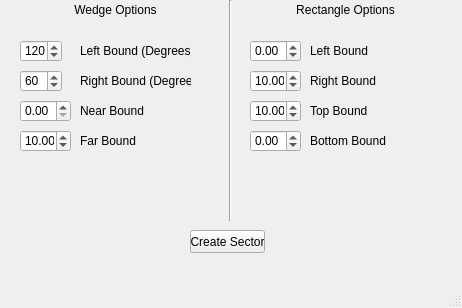
<?xml version="1.0" encoding="UTF-8"?>
<ui version="4.0">
 <class>CreateSectorWindow</class>
 <widget class="QMainWindow" name="CreateSectorWindow">
  <property name="geometry">
   <rect>
    <x>0</x>
    <y>0</y>
    <width>462</width>
    <height>308</height>
   </rect>
  </property>
  <property name="windowTitle">
   <string>CreateSectorWindow</string>
  </property>
  <widget class="QWidget" name="centralwidget">
   <widget class="QLabel" name="label">
    <property name="geometry">
     <rect>
      <x>0</x>
      <y>0</y>
      <width>231</width>
      <height>20</height>
     </rect>
    </property>
    <property name="text">
     <string>Wedge Options</string>
    </property>
    <property name="alignment">
     <set>Qt::AlignCenter</set>
    </property>
   </widget>
   <widget class="Line" name="line">
    <property name="geometry">
     <rect>
      <x>220</x>
      <y>0</y>
      <width>20</width>
      <height>221</height>
     </rect>
    </property>
    <property name="orientation">
     <enum>Qt::Vertical</enum>
    </property>
   </widget>
   <widget class="QSpinBox" name="spinBox_2">
    <property name="geometry">
     <rect>
      <x>20</x>
      <y>70</y>
      <width>42</width>
      <height>22</height>
     </rect>
    </property>
    <property name="maximum">
     <number>10000</number>
    </property>
    <property name="value">
     <number>60</number>
    </property>
   </widget>
   <widget class="QLabel" name="label_3">
    <property name="geometry">
     <rect>
      <x>80</x>
      <y>40</y>
      <width>111</width>
      <height>21</height>
     </rect>
    </property>
    <property name="text">
     <string>Left Bound (Degrees)</string>
    </property>
   </widget>
   <widget class="QLabel" name="label_4">
    <property name="geometry">
     <rect>
      <x>80</x>
      <y>70</y>
      <width>111</width>
      <height>21</height>
     </rect>
    </property>
    <property name="text">
     <string>Right Bound (Degrees)</string>
    </property>
   </widget>
   <widget class="QLabel" name="label_5">
    <property name="geometry">
     <rect>
      <x>80</x>
      <y>100</y>
      <width>111</width>
      <height>21</height>
     </rect>
    </property>
    <property name="text">
     <string>Near Bound</string>
    </property>
   </widget>
   <widget class="QDoubleSpinBox" name="doubleSpinBox_3">
    <property name="geometry">
     <rect>
      <x>20</x>
      <y>100</y>
      <width>51</width>
      <height>22</height>
     </rect>
    </property>
    <property name="maximum">
     <double>100.000000000000000</double>
    </property>
   </widget>
   <widget class="QLabel" name="label_6">
    <property name="geometry">
     <rect>
      <x>80</x>
      <y>130</y>
      <width>111</width>
      <height>21</height>
     </rect>
    </property>
    <property name="text">
     <string>Far Bound</string>
    </property>
   </widget>
   <widget class="QDoubleSpinBox" name="doubleSpinBox_4">
    <property name="geometry">
     <rect>
      <x>20</x>
      <y>130</y>
      <width>51</width>
      <height>22</height>
     </rect>
    </property>
    <property name="maximum">
     <double>100.000000000000000</double>
    </property>
    <property name="value">
     <double>10.000000000000000</double>
    </property>
   </widget>
   <widget class="QSpinBox" name="spinBox_3">
    <property name="geometry">
     <rect>
      <x>20</x>
      <y>40</y>
      <width>42</width>
      <height>22</height>
     </rect>
    </property>
    <property name="maximum">
     <number>10000</number>
    </property>
    <property name="value">
     <number>120</number>
    </property>
   </widget>
   <widget class="QLabel" name="label_2">
    <property name="geometry">
     <rect>
      <x>230</x>
      <y>0</y>
      <width>231</width>
      <height>20</height>
     </rect>
    </property>
    <property name="text">
     <string>Rectangle Options</string>
    </property>
    <property name="alignment">
     <set>Qt::AlignCenter</set>
    </property>
   </widget>
   <widget class="QDoubleSpinBox" name="doubleSpinBox_7">
    <property name="geometry">
     <rect>
      <x>250</x>
      <y>100</y>
      <width>51</width>
      <height>22</height>
     </rect>
    </property>
    <property name="minimum">
     <double>-100.000000000000000</double>
    </property>
    <property name="maximum">
     <double>100.000000000000000</double>
    </property>
    <property name="value">
     <double>10.000000000000000</double>
    </property>
   </widget>
   <widget class="QDoubleSpinBox" name="derp">
    <property name="geometry">
     <rect>
      <x>250</x>
      <y>40</y>
      <width>51</width>
      <height>22</height>
     </rect>
    </property>
    <property name="minimum">
     <double>-100.000000000000000</double>
    </property>
    <property name="maximum">
     <double>100.000000000000000</double>
    </property>
   </widget>
   <widget class="QDoubleSpinBox" name="doubleSpinBox_5">
    <property name="geometry">
     <rect>
      <x>250</x>
      <y>70</y>
      <width>51</width>
      <height>22</height>
     </rect>
    </property>
    <property name="minimum">
     <double>-100.000000000000000</double>
    </property>
    <property name="maximum">
     <double>100.000000000000000</double>
    </property>
    <property name="value">
     <double>10.000000000000000</double>
    </property>
   </widget>
   <widget class="QLabel" name="label_7">
    <property name="geometry">
     <rect>
      <x>310</x>
      <y>100</y>
      <width>111</width>
      <height>21</height>
     </rect>
    </property>
    <property name="text">
     <string>Top Bound</string>
    </property>
   </widget>
   <widget class="QLabel" name="label_8">
    <property name="geometry">
     <rect>
      <x>310</x>
      <y>130</y>
      <width>111</width>
      <height>21</height>
     </rect>
    </property>
    <property name="text">
     <string>Bottom Bound</string>
    </property>
   </widget>
   <widget class="QDoubleSpinBox" name="doubleSpinBox_6">
    <property name="geometry">
     <rect>
      <x>250</x>
      <y>130</y>
      <width>51</width>
      <height>22</height>
     </rect>
    </property>
    <property name="minimum">
     <double>-100.000000000000000</double>
    </property>
    <property name="maximum">
     <double>100.000000000000000</double>
    </property>
    <property name="value">
     <double>0.000000000000000</double>
    </property>
   </widget>
   <widget class="QLabel" name="label_9">
    <property name="geometry">
     <rect>
      <x>310</x>
      <y>40</y>
      <width>111</width>
      <height>21</height>
     </rect>
    </property>
    <property name="text">
     <string>Left Bound</string>
    </property>
   </widget>
   <widget class="QLabel" name="label_10">
    <property name="geometry">
     <rect>
      <x>310</x>
      <y>70</y>
      <width>111</width>
      <height>21</height>
     </rect>
    </property>
    <property name="text">
     <string>Right Bound</string>
    </property>
   </widget>
   <widget class="QPushButton" name="pushButton">
    <property name="geometry">
     <rect>
      <x>190</x>
      <y>230</y>
      <width>75</width>
      <height>23</height>
     </rect>
    </property>
    <property name="text">
     <string>Create Sector</string>
    </property>
   </widget>
  </widget>
  <widget class="QMenuBar" name="menubar">
   <property name="geometry">
    <rect>
     <x>0</x>
     <y>0</y>
     <width>462</width>
     <height>21</height>
    </rect>
   </property>
  </widget>
  <widget class="QStatusBar" name="statusbar"/>
 </widget>
 <tabstops>
  <tabstop>spinBox_3</tabstop>
  <tabstop>spinBox_2</tabstop>
  <tabstop>doubleSpinBox_3</tabstop>
  <tabstop>doubleSpinBox_4</tabstop>
  <tabstop>derp</tabstop>
  <tabstop>doubleSpinBox_5</tabstop>
  <tabstop>doubleSpinBox_7</tabstop>
  <tabstop>doubleSpinBox_6</tabstop>
  <tabstop>pushButton</tabstop>
 </tabstops>
 <resources/>
 <connections>
  <connection>
   <sender>CreateSectorWindow</sender>
   <signal>SetWedgeWidgets(bool)</signal>
   <receiver>spinBox_3</receiver>
   <slot>setEnabled(bool)</slot>
   <hints>
    <hint type="sourcelabel">
     <x>45</x>
     <y>208</y>
    </hint>
    <hint type="destinationlabel">
     <x>37</x>
     <y>72</y>
    </hint>
   </hints>
  </connection>
  <connection>
   <sender>CreateSectorWindow</sender>
   <signal>SetWedgeWidgets(bool)</signal>
   <receiver>spinBox_2</receiver>
   <slot>setEnabled(bool)</slot>
   <hints>
    <hint type="sourcelabel">
     <x>71</x>
     <y>205</y>
    </hint>
    <hint type="destinationlabel">
     <x>54</x>
     <y>111</y>
    </hint>
   </hints>
  </connection>
  <connection>
   <sender>CreateSectorWindow</sender>
   <signal>SetWedgeWidgets(bool)</signal>
   <receiver>doubleSpinBox_3</receiver>
   <slot>setEnabled(bool)</slot>
   <hints>
    <hint type="sourcelabel">
     <x>116</x>
     <y>211</y>
    </hint>
    <hint type="destinationlabel">
     <x>44</x>
     <y>136</y>
    </hint>
   </hints>
  </connection>
  <connection>
   <sender>CreateSectorWindow</sender>
   <signal>SetWedgeWidgets(bool)</signal>
   <receiver>doubleSpinBox_4</receiver>
   <slot>setEnabled(bool)</slot>
   <hints>
    <hint type="sourcelabel">
     <x>87</x>
     <y>207</y>
    </hint>
    <hint type="destinationlabel">
     <x>60</x>
     <y>166</y>
    </hint>
   </hints>
  </connection>
  <connection>
   <sender>CreateSectorWindow</sender>
   <signal>SetWedgeWidgets(bool)</signal>
   <receiver>derp</receiver>
   <slot>setDisabled(bool)</slot>
   <hints>
    <hint type="sourcelabel">
     <x>290</x>
     <y>238</y>
    </hint>
    <hint type="destinationlabel">
     <x>269</x>
     <y>75</y>
    </hint>
   </hints>
  </connection>
  <connection>
   <sender>CreateSectorWindow</sender>
   <signal>SetWedgeWidgets(bool)</signal>
   <receiver>doubleSpinBox_5</receiver>
   <slot>setDisabled(bool)</slot>
   <hints>
    <hint type="sourcelabel">
     <x>344</x>
     <y>237</y>
    </hint>
    <hint type="destinationlabel">
     <x>280</x>
     <y>110</y>
    </hint>
   </hints>
  </connection>
  <connection>
   <sender>CreateSectorWindow</sender>
   <signal>SetWedgeWidgets(bool)</signal>
   <receiver>doubleSpinBox_7</receiver>
   <slot>setDisabled(bool)</slot>
   <hints>
    <hint type="sourcelabel">
     <x>246</x>
     <y>174</y>
    </hint>
    <hint type="destinationlabel">
     <x>266</x>
     <y>138</y>
    </hint>
   </hints>
  </connection>
  <connection>
   <sender>CreateSectorWindow</sender>
   <signal>SetWedgeWidgets(bool)</signal>
   <receiver>doubleSpinBox_6</receiver>
   <slot>setDisabled(bool)</slot>
   <hints>
    <hint type="sourcelabel">
     <x>400</x>
     <y>241</y>
    </hint>
    <hint type="destinationlabel">
     <x>294</x>
     <y>159</y>
    </hint>
   </hints>
  </connection>
  <connection>
   <sender>pushButton</sender>
   <signal>clicked()</signal>
   <receiver>CreateSectorWindow</receiver>
   <slot>CreateSector()</slot>
   <hints>
    <hint type="sourcelabel">
     <x>209</x>
     <y>256</y>
    </hint>
    <hint type="destinationlabel">
     <x>187</x>
     <y>235</y>
    </hint>
   </hints>
  </connection>
  <connection>
   <sender>spinBox_3</sender>
   <signal>valueChanged(int)</signal>
   <receiver>CreateSectorWindow</receiver>
   <slot>SetWedgeLeft(int)</slot>
   <hints>
    <hint type="sourcelabel">
     <x>36</x>
     <y>73</y>
    </hint>
    <hint type="destinationlabel">
     <x>158</x>
     <y>52</y>
    </hint>
   </hints>
  </connection>
  <connection>
   <sender>spinBox_2</sender>
   <signal>valueChanged(int)</signal>
   <receiver>CreateSectorWindow</receiver>
   <slot>SetWedgeRight(int)</slot>
   <hints>
    <hint type="sourcelabel">
     <x>58</x>
     <y>103</y>
    </hint>
    <hint type="destinationlabel">
     <x>207</x>
     <y>96</y>
    </hint>
   </hints>
  </connection>
  <connection>
   <sender>doubleSpinBox_3</sender>
   <signal>valueChanged(double)</signal>
   <receiver>CreateSectorWindow</receiver>
   <slot>SetWedgeNear(double)</slot>
   <hints>
    <hint type="sourcelabel">
     <x>64</x>
     <y>124</y>
    </hint>
    <hint type="destinationlabel">
     <x>203</x>
     <y>131</y>
    </hint>
   </hints>
  </connection>
  <connection>
   <sender>doubleSpinBox_4</sender>
   <signal>valueChanged(double)</signal>
   <receiver>CreateSectorWindow</receiver>
   <slot>SetWedgeFar(double)</slot>
   <hints>
    <hint type="sourcelabel">
     <x>57</x>
     <y>161</y>
    </hint>
    <hint type="destinationlabel">
     <x>202</x>
     <y>165</y>
    </hint>
   </hints>
  </connection>
  <connection>
   <sender>derp</sender>
   <signal>valueChanged(double)</signal>
   <receiver>CreateSectorWindow</receiver>
   <slot>SetRectLeft(double)</slot>
   <hints>
    <hint type="sourcelabel">
     <x>295</x>
     <y>70</y>
    </hint>
    <hint type="destinationlabel">
     <x>424</x>
     <y>70</y>
    </hint>
   </hints>
  </connection>
  <connection>
   <sender>doubleSpinBox_5</sender>
   <signal>valueChanged(double)</signal>
   <receiver>CreateSectorWindow</receiver>
   <slot>SetRectRight(double)</slot>
   <hints>
    <hint type="sourcelabel">
     <x>285</x>
     <y>97</y>
    </hint>
    <hint type="destinationlabel">
     <x>432</x>
     <y>100</y>
    </hint>
   </hints>
  </connection>
  <connection>
   <sender>doubleSpinBox_7</sender>
   <signal>valueChanged(double)</signal>
   <receiver>CreateSectorWindow</receiver>
   <slot>SetRectTop(double)</slot>
   <hints>
    <hint type="sourcelabel">
     <x>295</x>
     <y>133</y>
    </hint>
    <hint type="destinationlabel">
     <x>440</x>
     <y>138</y>
    </hint>
   </hints>
  </connection>
  <connection>
   <sender>doubleSpinBox_6</sender>
   <signal>valueChanged(double)</signal>
   <receiver>CreateSectorWindow</receiver>
   <slot>SetRectBottom(double)</slot>
   <hints>
    <hint type="sourcelabel">
     <x>293</x>
     <y>161</y>
    </hint>
    <hint type="destinationlabel">
     <x>444</x>
     <y>166</y>
    </hint>
   </hints>
  </connection>
 </connections>
 <slots>
  <signal>SetWedgeWidgets(bool)</signal>
  <signal>SetRectWidgets(bool)</signal>
  <slot>CreateSector()</slot>
  <slot>SetWedgeLeft(int)</slot>
  <slot>SetWedgeRight(int)</slot>
  <slot>SetWedgeNear(double)</slot>
  <slot>SetWedgeFar(double)</slot>
  <slot>SetRectLeft(double)</slot>
  <slot>SetRectRight(double)</slot>
  <slot>SetRectTop(double)</slot>
  <slot>SetRectBottom(double)</slot>
 </slots>
</ui>
